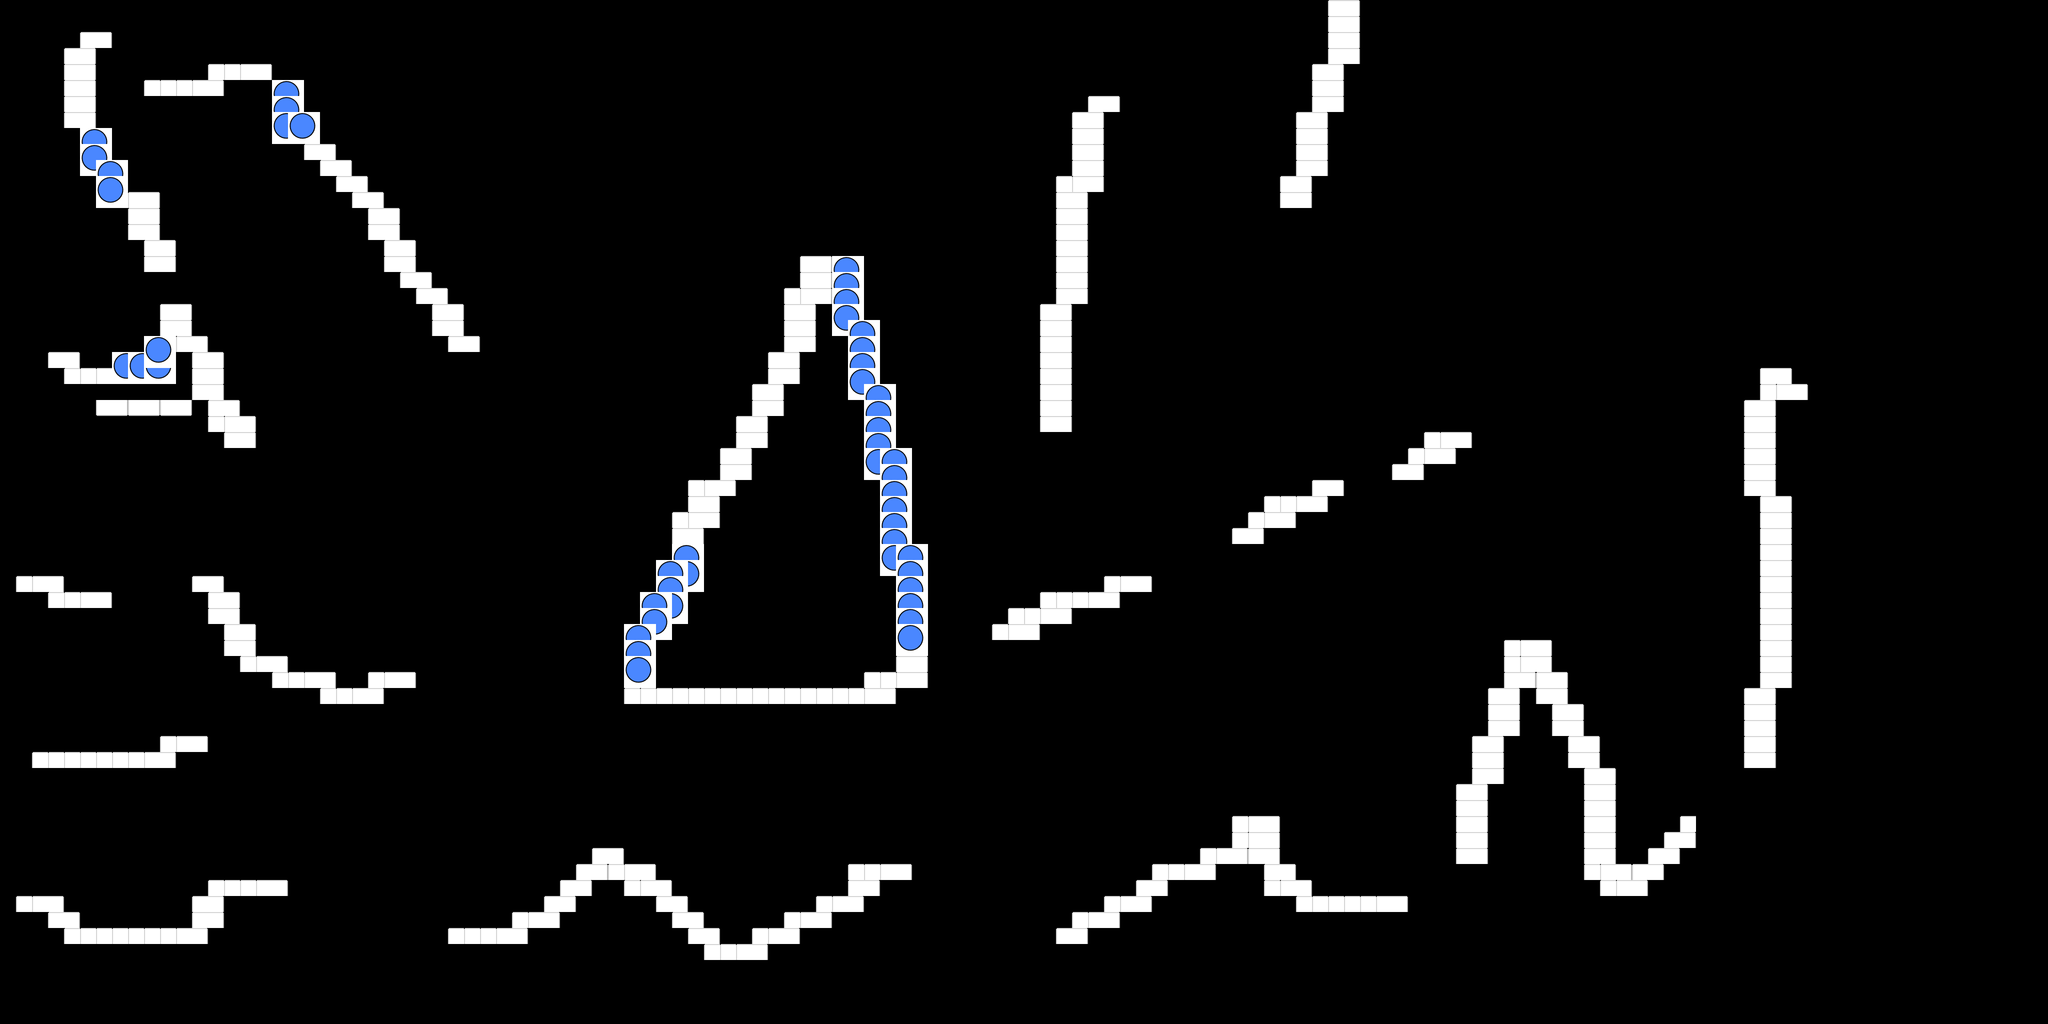

A 2D game scene composited from a Tiled map and its tileset images. What follows is a short description and the map's XML, with each tile layer's data collapsed to a summary:
An orthogonal 128x64 tile map with 32x32 px tiles, 2 tile layers (worldLayer, fgLayer) and 8 objects (4x object, spawn).

<map version="1.2" tiledversion="1.3.4" orientation="orthogonal" renderorder="right-down" width="128" height="64" tilewidth="32" tileheight="32" infinite="0" nextlayerid="4" nextobjectid="47">
 <editorsettings>
  <export format="json" />
 </editorsettings>
 <tileset firstgid="1" name="testtileset" tilewidth="32" tileheight="32" tilecount="16" columns="8">
  <image source="../png/testtileset.png" width="256" height="64" />
 </tileset>
 <layer id="1" name="worldLayer" width="128" height="64">
  <data>[8192 cells, 521 non-empty, 4 distinct tile ids]</data>
 </layer>
 <objectgroup id="3" name="objects">
  <object id="17" template="base_obj.tx" x="32" y="64" />
  <object id="36" template="blue_flower.tx" x="32" y="128" />
  <object id="40" name="spawn" type="spawn" x="416" y="256">
   <point />
  </object>
  <object id="41" name="blue_flower_3" type="object" x="288" y="128" width="32" height="32">
   <properties>
    <property name="collideable" type="bool" value="false" />
    <property name="frame" type="int" value="4" />
    <property name="handler" value="pickup" />
    <property name="ignore" type="bool" value="false" />
    <property name="inventoryKeys" value="blue_flower" />
    <property name="inventoryValues" value="3" />
    <property name="key" value="testtileset" />
   </properties>
  </object>
  <object id="42" name="blue_flower_3" type="object" x="288" y="352" width="32" height="32">
   <properties>
    <property name="collideable" type="bool" value="false" />
    <property name="frame" type="int" value="4" />
    <property name="handler" value="pickup" />
    <property name="ignore" type="bool" value="false" />
    <property name="inventoryKeys" value="blue_flower" />
    <property name="inventoryValues" value="3" />
    <property name="key" value="testtileset" />
   </properties>
  </object>
  <object id="43" name="blue_flower_3" type="object" x="128" y="672" width="32" height="32">
   <properties>
    <property name="collideable" type="bool" value="false" />
    <property name="frame" type="int" value="4" />
    <property name="handler" value="pickup" />
    <property name="ignore" type="bool" value="false" />
    <property name="inventoryKeys" value="blue_flower" />
    <property name="inventoryValues" value="3" />
    <property name="key" value="testtileset" />
   </properties>
  </object>
  <object id="45" template="door.tx" x="32" y="192" />
  <object id="46" name="door" type="object" x="320" y="544" width="32" height="64">
   <properties>
    <property name="collideable" type="bool" value="true" />
    <property name="frame" type="int" value="8" />
    <property name="handler" value="door" />
    <property name="ignore" type="bool" value="false" />
    <property name="inventoryKeys" value="blue_flower" />
    <property name="inventoryValues" value="3" />
    <property name="key" value="testtileset" />
   </properties>
  </object>
 </objectgroup>
 <layer id="2" name="fgLayer" width="128" height="64">
  <data>[8192 cells, 110 non-empty, 4 distinct tile ids]</data>
 </layer>
</map>
